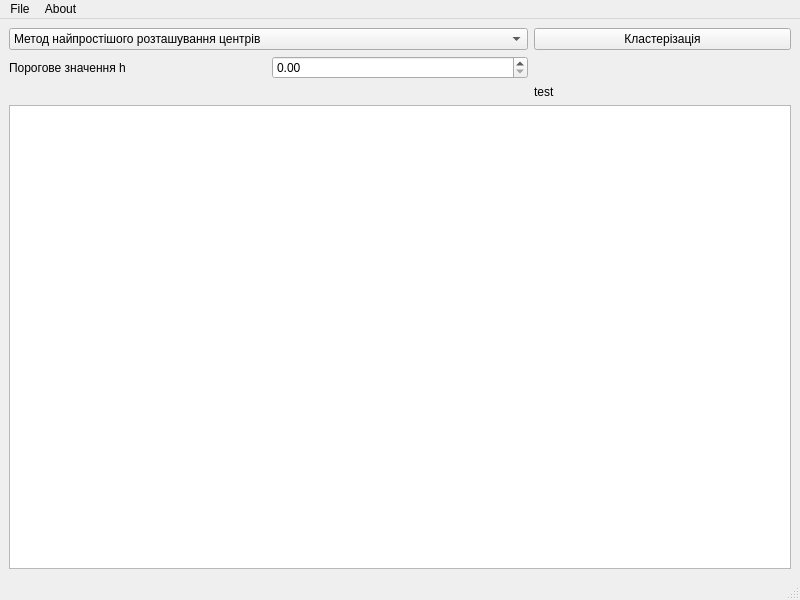
<?xml version="1.0" encoding="UTF-8"?>
<ui version="4.0">
 <class>MainWindow</class>
 <widget class="QMainWindow" name="MainWindow">
  <property name="geometry">
   <rect>
    <x>0</x>
    <y>0</y>
    <width>800</width>
    <height>600</height>
   </rect>
  </property>
  <property name="windowTitle">
   <string>MainWindow</string>
  </property>
  <widget class="QWidget" name="centralwidget">
   <layout class="QGridLayout" name="gridLayout">
    <item row="0" column="2">
     <widget class="QPushButton" name="pushButton">
      <property name="enabled">
       <bool>true</bool>
      </property>
      <property name="sizePolicy">
       <sizepolicy hsizetype="Minimum" vsizetype="Fixed">
        <horstretch>0</horstretch>
        <verstretch>0</verstretch>
       </sizepolicy>
      </property>
      <property name="text">
       <string>Кластерiзацiя</string>
      </property>
     </widget>
    </item>
    <item row="0" column="0" colspan="2">
     <widget class="QComboBox" name="clasteriseMethod">
      <item>
       <property name="text">
        <string>Метод найпростішого розташування центрів</string>
       </property>
      </item>
      <item>
       <property name="text">
        <string>Метод максимінної відстані</string>
       </property>
      </item>
      <item>
       <property name="text">
        <string>Метод k-внутрішньогрупових середніх</string>
       </property>
      </item>
     </widget>
    </item>
    <item row="2" column="0">
     <widget class="QLabel" name="methodLabel">
      <property name="text">
       <string>Порогове значення h</string>
      </property>
     </widget>
    </item>
    <item row="4" column="2">
     <widget class="QLabel" name="label">
      <property name="text">
       <string>test</string>
      </property>
     </widget>
    </item>
    <item row="5" column="0" colspan="3">
     <widget class="QTableWidget" name="tableWidget">
      <property name="layoutDirection">
       <enum>Qt::LeftToRight</enum>
      </property>
     </widget>
    </item>
    <item row="2" column="1">
     <widget class="QDoubleSpinBox" name="AdditionalValue">
      <property name="singleStep">
       <double>0.500000000000000</double>
      </property>
     </widget>
    </item>
   </layout>
  </widget>
  <widget class="QMenuBar" name="menubar">
   <property name="geometry">
    <rect>
     <x>0</x>
     <y>0</y>
     <width>800</width>
     <height>21</height>
    </rect>
   </property>
   <widget class="QMenu" name="menuFile">
    <property name="title">
     <string>File</string>
    </property>
    <addaction name="actionNew_Data"/>
    <addaction name="actionEdit"/>
    <addaction name="actionOpen"/>
    <addaction name="separator"/>
    <addaction name="actionClear"/>
    <addaction name="actionClose"/>
   </widget>
   <widget class="QMenu" name="menuAbout">
    <property name="title">
     <string>About</string>
    </property>
    <addaction name="actionAutor"/>
   </widget>
   <addaction name="menuFile"/>
   <addaction name="menuAbout"/>
  </widget>
  <widget class="QStatusBar" name="statusbar"/>
  <action name="actionNew_Data">
   <property name="text">
    <string>New Data</string>
   </property>
  </action>
  <action name="actionEdit">
   <property name="text">
    <string>Edit</string>
   </property>
  </action>
  <action name="actionOpen">
   <property name="text">
    <string>Open</string>
   </property>
  </action>
  <action name="actionClear">
   <property name="text">
    <string>Clear</string>
   </property>
  </action>
  <action name="actionClose">
   <property name="text">
    <string>Close</string>
   </property>
  </action>
  <action name="actionAutor">
   <property name="text">
    <string>Autor</string>
   </property>
  </action>
 </widget>
 <resources/>
 <connections/>
</ui>
